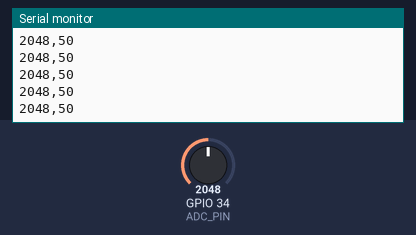
This sketch was run on a simulated ESP32. Parts: the last lines printed to the serial monitor. Inputs (shaded band) come from the test bench; at power-on: GPIO 34 (ADC_PIN) = 2048 (analog values on the 0–4095 scale).

Above: at 1.2 s.
1.3 s: GPIO 34 (ADC_PIN) set to 2866
At 1.56 s:
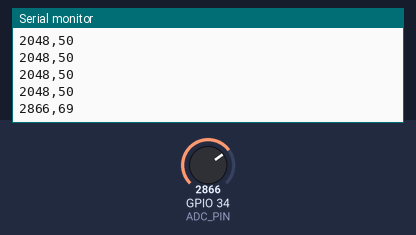
2.8 s: GPIO 34 (ADC_PIN) set to 3603
At 2.96 s:
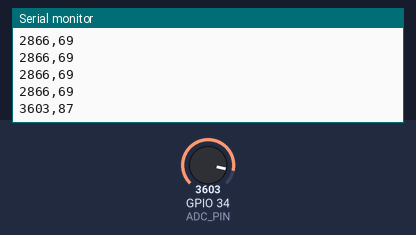
Timing chart, 0 to 5.8 s (numbered marks = the images above; inputs shaded):
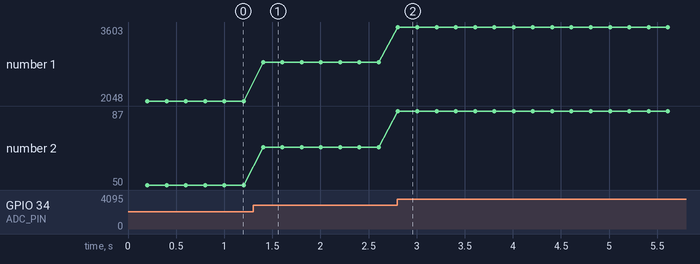

The sketch:

cpp.ino
```cpp
#include <Arduino.h>

const int ADC_PIN = 34;
const int ADC_MAX = 4095;
const unsigned long SAMPLE_MS = 200;
unsigned long lastSample;

void setup() {
  Serial.begin(115200);
  analogReadResolution(12);
  analogSetPinAttenuation(ADC_PIN, ADC_11db);
  Serial.println("raw12,percento");
  lastSample = millis();
}

void loop() {
  const unsigned long now = millis();
  if (now - lastSample >= SAMPLE_MS) {
    lastSample = now;
    const int raw = analogRead(ADC_PIN);
    const int percent = raw * 100L / ADC_MAX;  // Divisione intera, per difetto.
    Serial.print(raw);
    Serial.print(",");
    Serial.println(percent);
  }
  delay(1);
}
```

Measured:
- after the input at 1.3 s, the serial monitor: prints a new line after 0.10 s (image 1)
- after the input at 2.8 s, the serial monitor: prints a new line at once (image 2)
- plotted number 1: 2048 → 2866 after the input at 1.3 s, 2866 → 3603 after the input at 2.8 s
- plotted number 2: 50 → 69 after the input at 1.3 s, 69 → 87 after the input at 2.8 s
